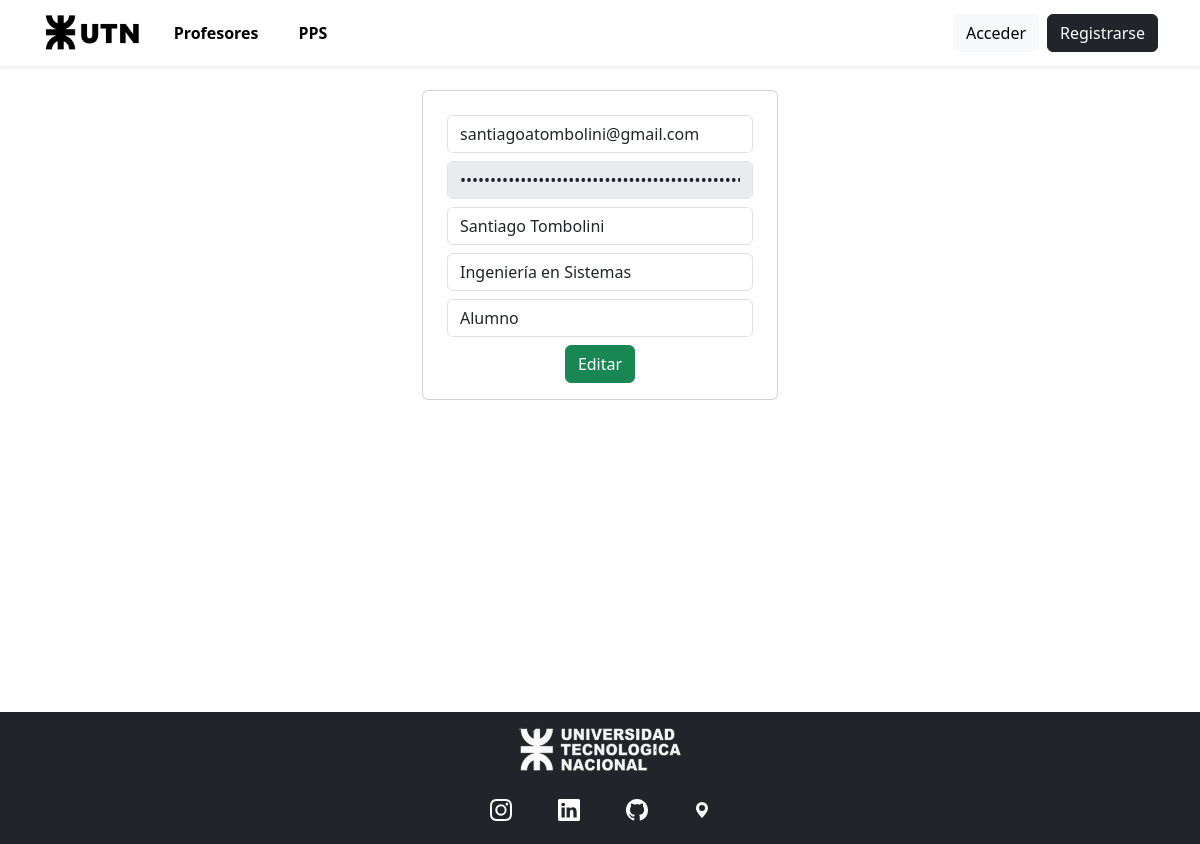
Page /user/user_update.php?user_id=7 on the earlier database version.
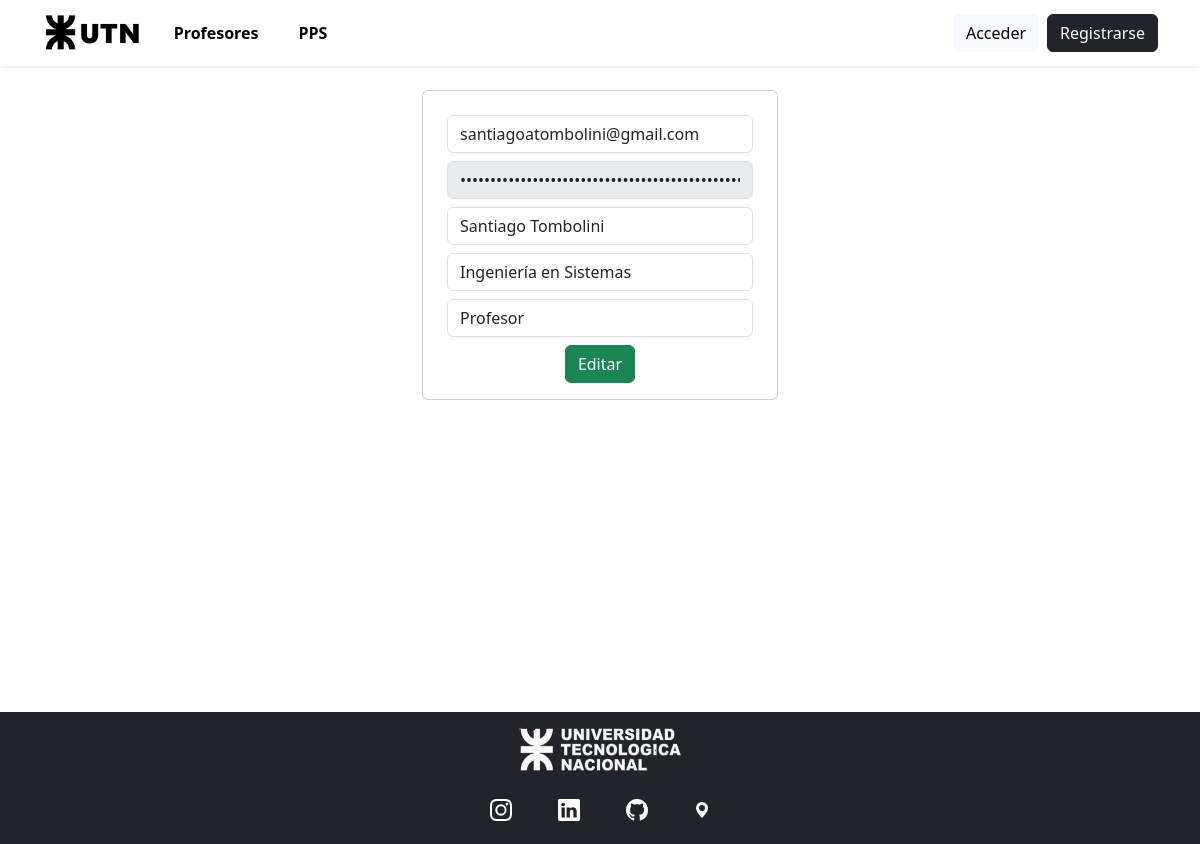
Same page on the later database version.
### tables this page shows
CREATE TABLE `user` (
  `user_id` int NOT NULL,
  `email` varchar(255) NOT NULL,
  `password` varchar(255) NOT NULL,
  `name` varchar(255) NOT NULL,
  `photo` varchar(255) DEFAULT '../img/profiles/default.png',
  `deleted` tinyint(1) NOT NULL DEFAULT '0',
  `reset_token` varchar(64) DEFAULT NULL,
  `reset_token_expires_at` datetime DEFAULT NULL,
  `career_id` int DEFAULT NULL,
  `role_id` int NOT NULL
);

CREATE TABLE `role` (
  `role_id` int NOT NULL,
  `name` varchar(255) NOT NULL,
  `deleted` tinyint(1) NOT NULL DEFAULT '0'
);

CREATE TABLE `career` (
  `career_id` int NOT NULL,
  `name` varchar(255) NOT NULL,
  `deleted` tinyint(1) NOT NULL DEFAULT '0'
);

### src/user/user_update.php (the view, shortened to what this page needs)
<?php
include("../db.php");
if (isset($_GET['user_id'])) {
    $user_id = $_GET['user_id'];
    $query = "SELECT user.user_id, user.email, user.password, user.name, user.career_id, user.role_id, career.name AS career_name, role.name AS role_name FROM user INNER JOIN career ON user.career_id = career.career_id INNER JOIN role ON user.role_id  = role.role_id WHERE user.user_id = $user_id";
    $result = mysqli_query($conn, $query);
    if (mysqli_num_rows($result) == 1) {
        $row = mysqli_fetch_array($result);
        $email = $row['email'];
        $password = $row['password'];
        $name = $row['name'];
        $career_id = $row['career_id'];
        $role_id = $row['role_id'];
    }
}
?>
<?php include("../includes/header.php") ?>
<br>
<div class="container">
    <div class="row">
        <div class="col-md-4 mx-auto">
            <div class="card card-body">
                <form action="user_update.php?user_id=<?php echo $_GET['user_id']; ?>" method="POST">
                    <div class="form-group m-2">
                        <input type="text" name="email" value="<?php echo $email ?>" class="form-control" placeholder="Actualizar email">
                    </div>
                    <div class="form-group m-2">
                        <input type="password" name="password" value="<?php echo $password ?>" class="form-control" placeholder="Actualizar passworrd" disabled>
                    </div>
                    <div class="form-group m-2">
                        <input type="text" name="name" value="<?php echo $name ?>" class="form-control" placeholder="Actualizar nombre y apellido">
                    </div>
                    <?php
                    $query = "SELECT * FROM career";
                    $result_career = mysqli_query($conn, $query);
                    ?>
                    <div class="form-group m-2">
                        <select name="career_id" class="form-control">
                            <?php while ($row = mysqli_fetch_assoc($result_career)) { ?>
                                <option value="<?php echo $row['career_id']; ?>" <?php if ($row['career_id'] == $career_id) echo 'selected'; ?>><?php echo $row['name']; ?></option>
                            <?php } ?>
                        </select>
                    </div>
                    <?php
                    $query = "SELECT * FROM role";
                    $result_role = mysqli_query($conn, $query);
                    ?>
                    <div class="form-group m-2">
                        <select name="role_id" class="form-control">
                            <?php while ($row = mysqli_fetch_assoc($result_role)) { ?>
                                <option value="<?php echo $row['role_id']; ?>" <?php if ($row['role_id'] == $role_id) echo 'selected'; ?>><?php echo $row['name']; ?></option>
                            <?php } ?>
                        </select>
                    </div>
                    <button class="btn btn-success btn-block mx-auto d-block" name="update">
                        Editar
                    </button>
                </form>
            </div>
        </div>
    </div>
</div>
<br>
<br>
<br>
<br>
<br>
<br>
<br>
<br>
<br>
<br>
<br>
<br>
<br>
<?php include("../includes/footer.php") ?>

Differences in the rows shown:
changed user "santiagoatombolini@gmail.com": role_id "Alumno" → "Profesor"
